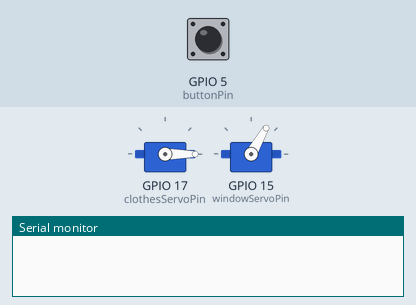
Simulated run of this sketch. Board: ESP32. On the bench: 2 × servo, the last lines printed to the serial monitor. The test bench sets the inputs (shaded band); at power-on: GPIO 5 (buttonPin) HIGH.

Above: at 1.2 s.
1.3 s: GPIO 5 (buttonPin) pulled LOW for 0.15 s
At 3.9 s:
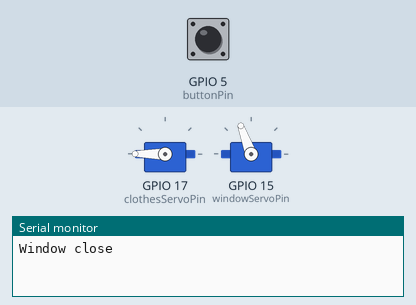
4.3 s: GPIO 5 (buttonPin) pulled LOW for 1 s
At 7.0 s:
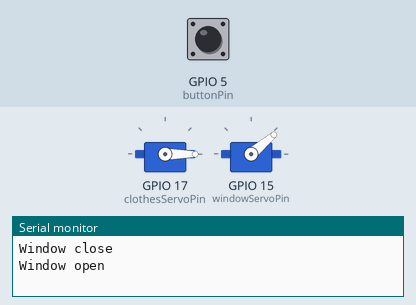
7.9 s: GPIO 5 (buttonPin) pulled LOW for 0.15 s
At 9.3 s:
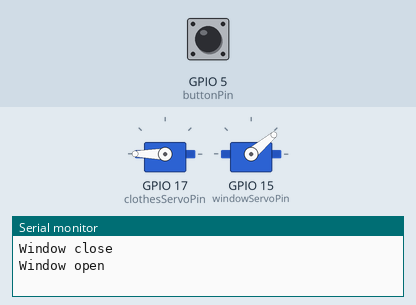
11.0 s: GPIO 5 (buttonPin) pulled LOW for 3.2 s
At 13.69 s:
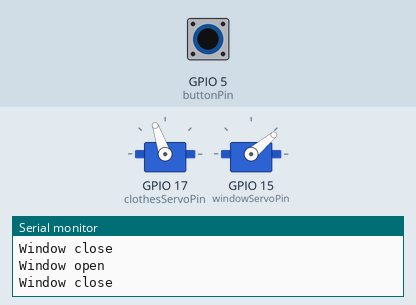
Timing chart, 0 to 15.4 s (numbered marks = the images above; inputs shaded):
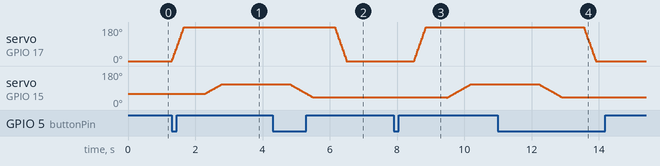

The sketch:

Window.ino
```cpp
#include <ESP32Servo.h>

Servo clothesServo;
Servo windowServo;

int clothesPos = 0;
int clothesServoPin = 17;
int windowPos = 60;
int windowServoPin = 15;
int windowOpen = true;
int buttonPin = 5;
int buttonPressed = false;

void buttonISR() {
  buttonPressed = true;
}

void setup() {
  Serial.begin(9600);
	ESP32PWM::allocateTimer(0);
	ESP32PWM::allocateTimer(1);
	ESP32PWM::allocateTimer(2);
	ESP32PWM::allocateTimer(3);
	clothesServo.setPeriodHertz(50);
  clothesServo.write(clothesPos);
	clothesServo.attach(clothesServoPin, 500, 2500);
  windowServo.setPeriodHertz(50);
  windowServo.write(windowPos);
  windowServo.attach(windowServoPin, 500, 2500);
  attachInterrupt(digitalPinToInterrupt(buttonPin), buttonISR, FALLING);
}

void closeWindow() {
  // move clothesline in first
  for (; clothesPos <= 240; clothesPos += 1) {
    clothesServo.write(clothesPos);
    delay(2);
  }
  delay(500);

  // close window
  for (; windowPos <= 110; windowPos += 1) {
    windowServo.write(windowPos);
    delay(10);
  }
  windowOpen = false;
}

void openWindow() {
  if (!windowOpen) {
    // open window first
    for (; windowPos >= 40; windowPos -= 1) {
      windowServo.write(windowPos);
      delay(10);
    }
    delay(500);

    // move clothesline out
    for (; clothesPos >= 0; clothesPos -= 1) {
      clothesServo.write(clothesPos);
      delay(2);
    }
    windowOpen = true;
  }
}

void loop() {
	if (buttonPressed) {
    buttonPressed = false;
	  if (windowOpen) {
	    closeWindow();
      Serial.println("Window close");
	  } else {
      openWindow();
      Serial.println("Window open");
	  }
    delay(2000);
	}
}
```

Measured:
- after the input at 1.3 s, servo on GPIO 17 (clothesServoPin): moves from 0° to 180° over 0.36 s, starting at once; servo on GPIO 15 (windowServoPin): moves from 60° to 110° over 0.50 s, starting after 0.99 s
- after the input at 4.3 s, servo on GPIO 17 (clothesServoPin): moves from 180° to 0° over 0.36 s, starting after 1.8 s
- after the input at 7.9 s, servo on GPIO 17 (clothesServoPin): moves from 0° to 180° over 0.36 s, starting after 0.60 s
- after the input at 11.0 s, servo on GPIO 17 (clothesServoPin): moves from 180° to 0° over 0.36 s, starting after 2.5 s
